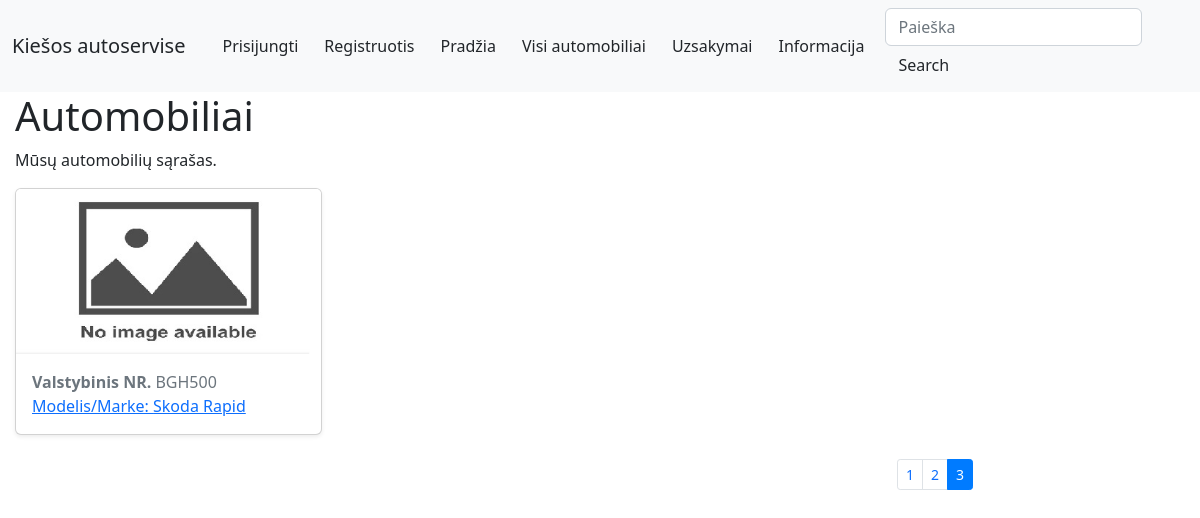
/autoservice/automobiliai/?page=3, run on an earlier commit of the app's database.
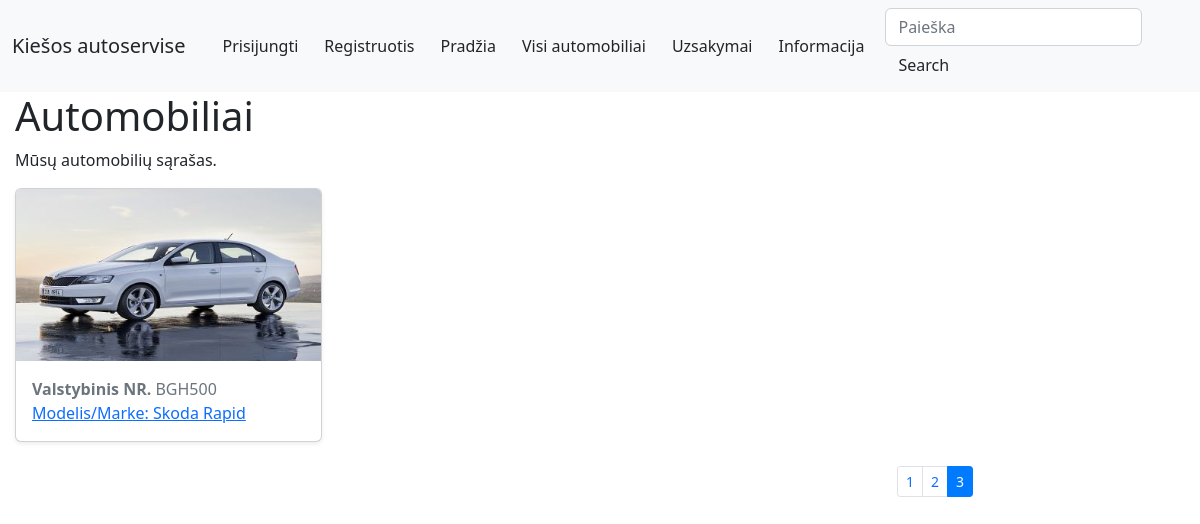
And on a later commit of the database.
### autoservice/models.py (models this page shows, shortened)
class Automobilis(models.Model):
    valstybinis_nr = models.CharField('Valstybinis_NR', max_length=15, help_text='Iveskite Valstybini nr.(pvz AAA000)')
    automobilio_modelis_id = models.ForeignKey('AutomobiloModelis', on_delete=models.CASCADE, null=False,related_name='automobiliomodelis')
    vin_kodas = models.CharField('VIN_Kodas', max_length=17, help_text='Iveskite VIN (pvz.3C6UR5CJXEG146621)')
    klientas = models.CharField('Klientas', max_length=100, help_text='Vardas Pavarde pvz(Juozas Juozaitis)')
    aprasymas = HTMLField('Aprasymas',help_text='Aprasymas',null=True)
    cover = models.ImageField('Viršelis', upload_to='covers', null=True,blank=True)
    def display_automobilis_modelis(self):
        return f'{self.automobilio_modelis_id.marke} {self.automobilio_modelis_id.modelis}'
    display_automobilis_modelis.short_description = 'Automobilis'
    class Meta:
        verbose_name_plural = "Automobiliai"

class AutomobiloModelis(models.Model):
    marke = models.CharField('Markė', max_length=100, help_text='Iveskite markę (pvz. Ford )')
    modelis = models.CharField('Modelis', max_length=100, help_text='Iveskite modelį (pvz. Focus )')
    def __str__(self):
        return f'{self.marke} {self.modelis}'
    class Meta:
        verbose_name = 'Automobilio Modelis'
        verbose_name_plural = 'Automobilio modeliai'

### autoservice/views.py (the view)
# urls.py: path('automobiliai/', views.automobiliai, name='automobiliai'),
def automobiliai(request):
    paginator = Paginator(Automobilis.objects.all().order_by('id'), 2)
    page_number = request.GET.get('page')
    automobiliai = paginator.get_page(page_number)
    context = {
        'automobiliai': automobiliai
    }
    return render(request, 'automobiliai.html', context=context)

### autoservice/templates/automobiliai.html
{% extends "base.html" %}
 {% load static %}
{% block content %}
<h1>Automobiliai</h1>
<p>Mūsų automobilių sąrašas.</p>
<div class="row">
      {% for automobilis in automobiliai %}
        <div class="col-md-4 d-flex align-items-stretch">
          <div class="card mb-4 shadow-sm">
            {% if automobilis.cover %}
              <img src="{{ automobilis.cover.url }}" class="card-img-top" alt="...">
            {% else %}
              <img src="{% static 'img/no-image.jpg' %}" class="card-img-top">
            {% endif %}
            <div class="card-body">
              <h7 class="card-subtitle mb-2 text-muted"><strong>Valstybinis NR.</strong> {{ automobilis.valstybinis_nr }}</h7>
              <p class="card-text"><a href="{% url 'automobilis' automobilis.id %}"> Modelis/Marke:
                  {{automobilis.automobilio_modelis_id}}</a></p>
            </div>
          </div>
        </div>
      {% endfor %}
    </div>
<div class="container puslapiai">
    <nav aria-label="...">
        {% if automobiliai.has_other_pages %}
            <ul class="pagination pagination-sm justify-content-end">
                {% for i in automobiliai.paginator.page_range %}
                    {% if automobiliai.number == i %}
                        <li class="page-item active">
                            <a class="page-link">{{ i }}</a>
                        </li>
                    {% else %}
                        <li class="page-item">
                            <a class="page-link" href="?page={{ i }}">{{ i }}</a>
                        </li>
                    {% endif %}
                {% endfor %}
            </ul>
        {% endif %}
    </nav>
</div>
{% endblock %}

### autoservice/templates/base.html (shortened to what this page needs)
<!DOCTYPE html>
<html lang="en">
<head>
  <link rel="stylesheet" href="https://stackpath.bootstrapcdn.com/bootstrap/4.1.3/css/bootstrap.min.css">
  <link rel="stylesheet" href="https://cdn.jsdelivr.net/npm/bootstrap@5.2.3/dist/css/bootstrap.min.css">
  {% load static %}
  <link rel="stylesheet" href="{% static 'css/styles.css' %}">
</head>
<body>
<nav class="navbar navbar-expand-lg navbar-light bg-light">
  <div class="container-fluid">
    <a class="navbar-brand">Kiešos autoservise</a>
    <ul class="navbar-nav mx-2">
      {% if user.is_authenticated %}
      <li class="nav-item"><a class="btn" href="#">
        <svg class="bi bi-person" width="1.2em" height="1.2em" viewBox="0 0 16 16" fill="currentColor"
             xmlns="http://www.w3.org/2000/svg">
          <path fill-rule="evenodd"
                d="M13 14s1 0 1-1-1-4-6-4-6 3-6 4 1 1 1 1h10zm-9.995-.944v-.002.002zM3.022 13h9.956a.274.274 0 00.014-.002l.008-.002c-.001-.246-.154-.986-.832-1.664C11.516 10.68 10.289 10 8 10c-2.29 0-3.516.68-4.168 1.332-.678.678-.83 1.418-.832 1.664a1.05 1.05 0 00.022.004zm9.974.056v-.002.002zM8 7a2 2 0 100-4 2 2 0 000 4zm3-2a3 3 0 11-6 0 3 3 0 016 0z"
                clip-rule="evenodd"/>
        </svg>
        {{ user.get_username }}</a></li>
      <li class="nav-item"><a class="btn" href="{% url 'mano-uzsakymai' %}">Mano Automobiliai</a></li>
      <li class="nav-item">
        <form method="post" action="{% url 'logout' %}">
          {% csrf_token %}
          <button class="btn" type="submit">Atsijungti</button>
        </form>
      </li>
      {% else %}
      <li class="nav-item"><a class="btn" href="{% url 'login'%}">Prisijungti</a></li>
      <li class="nav-item"><a class="btn" href="#">Registruotis</a></li>
      {% endif %}
      <li class="nav-item active"><a class="btn" href="{% url 'index' %}">Pradžia</a></li>
      <li class="nav-item active"><a class="btn" href="{% url 'automobiliai' %}">Visi automobiliai</a></li>
      <li class="nav-item active"><a class="btn" href="{% url 'uzsakymas' %}">Uzsakymai</a></li>
      <li class="nav-item active"><a class="btn" href="{% url 'about' %}">Informacija</a></li>
    </ul>
    <form class="form-inline my-2 my-lg-0" action="{% url 'search' %}" method="get">
      <input class="form-control me-2" name="query" class="form-control" type="text" placeholder="Paieška">
      <button class="btn" type="submit">Search</button>
    </form>
  </div>
</nav>
<div class="col-sm-10 ">
  {% block content %}
  {% endblock %}
</div>
</body>
</html>

What changed in the data, as far as the page shows it:
changed Automobilis "BGH500": cover: picture added
